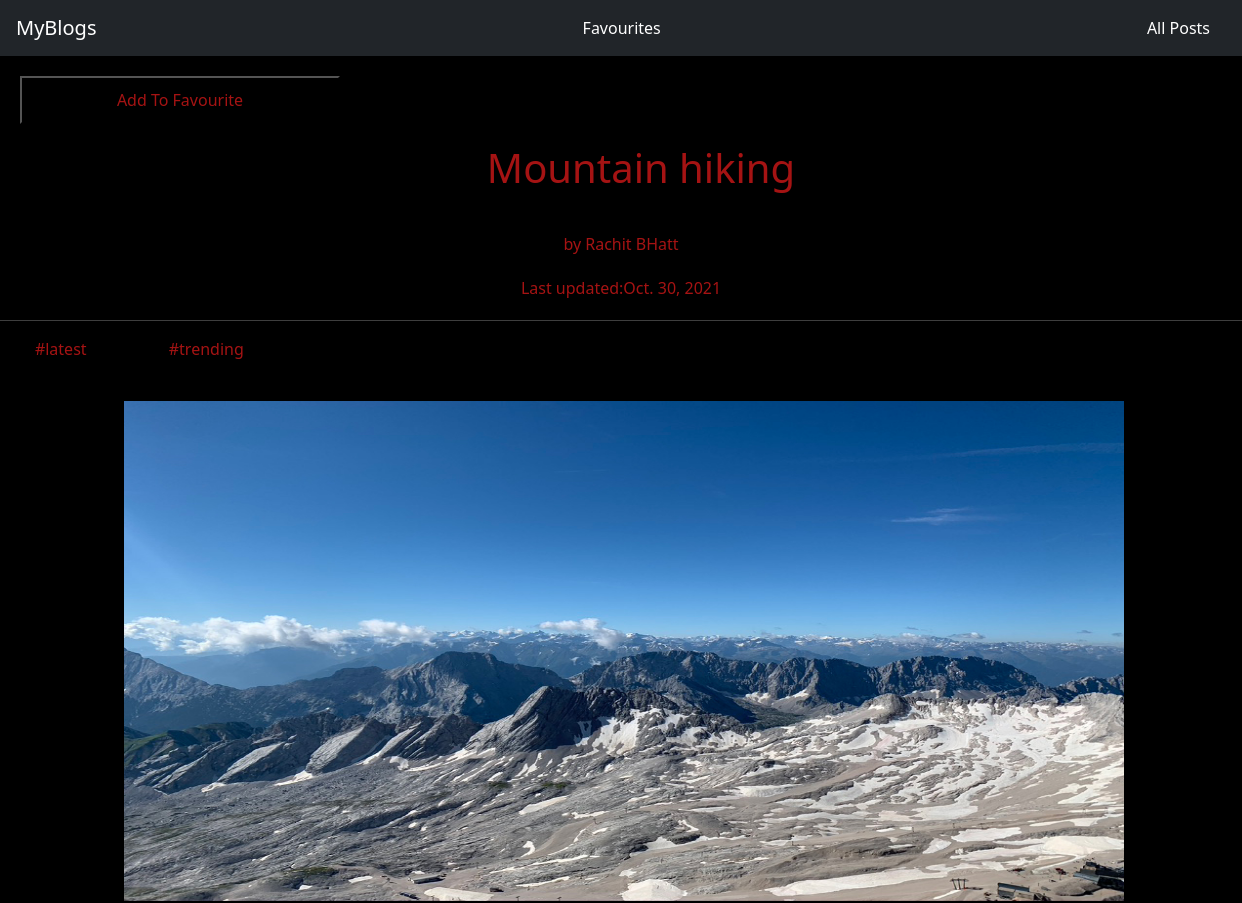
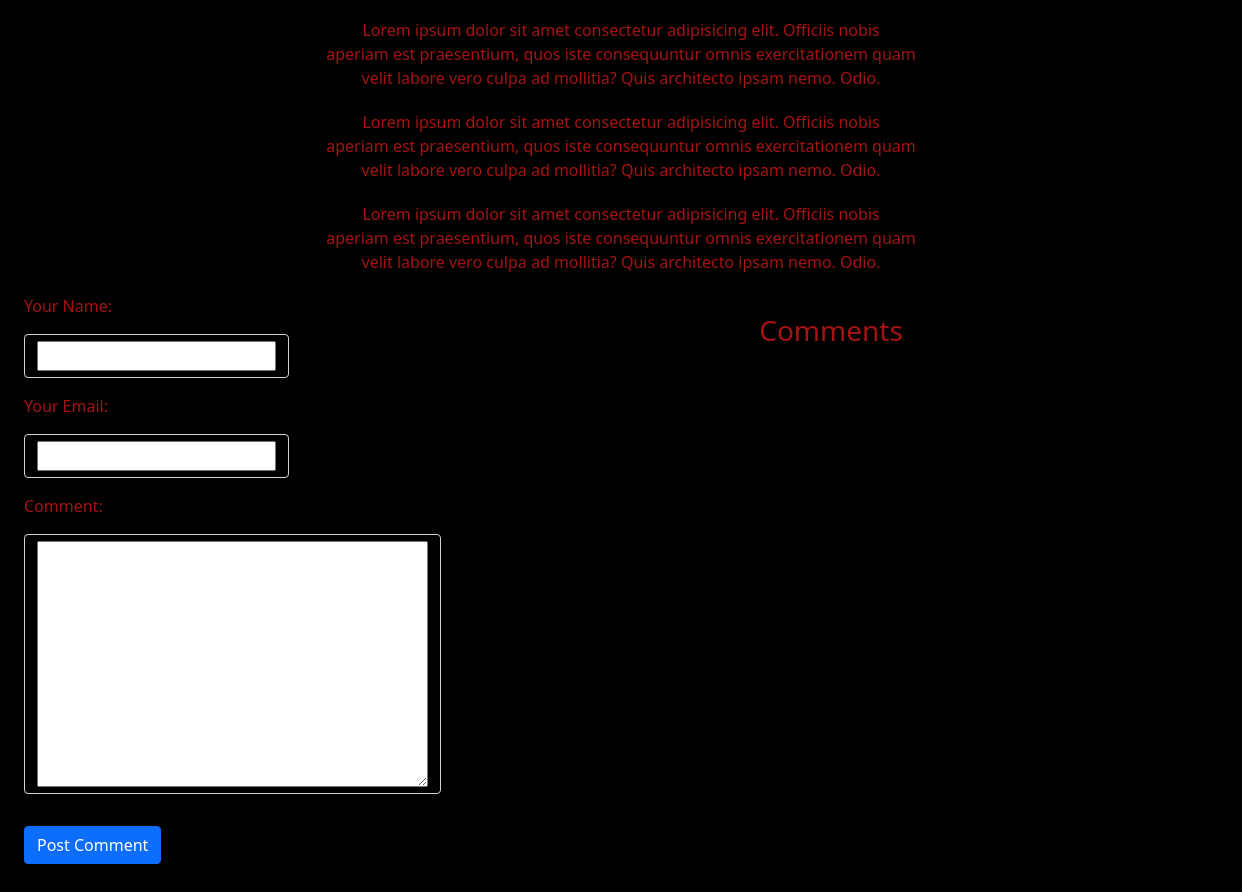
The app's page /posts/mountain-hiking with its own data (2 pictures, top to bottom).
### blog/models.py (models this page shows, shortened)
class Post(models.Model):
    title = models.CharField(max_length=100)
    excerpt = models.CharField(max_length=250)
    image = models.ImageField(upload_to="images", null=True)
    date = models.DateField(auto_now=True)
    slug = models.SlugField(unique=True)
    content = models.TextField(validators=[MinLengthValidator(10)])
    author = models.ForeignKey(
        Author, on_delete=models.SET_NULL, related_name="posts", null=True)
    tag = models.ManyToManyField(Tag)

class Author(models.Model):
    first_name = models.CharField(max_length=50)
    last_name = models.CharField(max_length=50)
    email = models.EmailField(null=False)
    def __str__(self):
        return f"{self.first_name} {self.last_name}"

class Tag(models.Model):
    caption = models.CharField(max_length=20)
    def __str__(self):
        return self.caption

### blog/views.py (the view, shortened to what this page needs)
# urls.py: path('posts/<slug:slug>', views.PostDetailView.as_view(), name="individual_post"),
class PostDetailView(View):
    def get(self,request,slug):
        post = Post.objects.get(slug=slug)
        favourites = request.session.get("favourites")
        if favourites !=None:
            favourite = str(post.id) in favourites
        else:
            favourites=[]
            favourite=False
        context = {
            "post": post,
            "tags":post.tag.all(),
            "form":CommentForm(),
            "comments":post.comments.all().order_by("-id"),
            "favourite":favourite
        }
        return render(request, "blog/individual_post.html", context)

### blog/forms.py
class CommentForm(forms.ModelForm):
    class Meta:
        model = Comment
        fields = "__all__"
        exclude = ("post",)
        labels = {
            "username": "Your Name",
            "email": "Your Email",
            "text": "Comment"
        }

### blog/templates/blog/individual_post.html (shortened to what this page needs)
{% extends "base.html" %}
{% load static %}
 {% block css_files %}
<link rel="stylesheet" href="{% static 'blog/css/post.css' %} " />
<link rel="stylesheet" href="{% static 'blog/css/includes/header.css' %}" />
{% endblock css_files %}
{% block content %}
{% include './includes/header.html'%}
<form action="{% url 'favourites' %}" method="post">
	<div class="row">
        <div>
        {% if favourite %}
        <button class="fav">Remove from Favourite</button>
        {% else %}
		<button class="fav">Add To Favourite</button>
        {% endif %}
        </div>
		<h1>{{post.title}}</h1>
	</div>
</form>
<p>by <a href="mailto:{{post.author.email}}">{{post.author}}</a></p>
<p>Last updated:{{post.date}}</p>
<hr />
<div class="row">
	{% for tag in tags %}
	<p class="col-1">#{{tag}}</p>
	{% endfor %}
</div>
<img src="{{post.image.url}}" alt="{{post.image}}" />
<div class="container">
	<p>{{post.content|linebreaks}}</p>
</div>
<div class="container row">
	<div class="col">
		<form action="{% url 'individual_post' post.slug %}" method="post">
			{% csrf_token %} {% for field in form %}
			<div class="label">{{field.label_tag}}</div>
			<div class="form-control my-3">{{field}}</div>
			{% endfor %}
			<button class="btn btn-primary my-3">Post Comment</button>
		</form>
	</div>
	<div class="col" id="comment-section">
    <h3>Comments</h3>
	</div>
</div>
{% endblock %}

### static/styles.css (style rules this page uses)
a { text-decoration: none; }
body { margin: 0; background-color: black; }

### blog/static/blog/css/post.css (style rules this page uses)
h1,p,h3 { color: rgb(165, 19, 19);; text-align: center; margin: 20px; }
img { margin-top: 20px; height: 500px; width: 1000px; margin-left: 10%; display: flex; justify-content: center; align-items: center; }
hr { color: whitesmoke; }
.form-control { background-color: transparent; width:max-content; }
.label { color: rgb(165, 19, 19); }
body { overflow-x:hidden; }
a { color:rgb(165, 19, 19) ; }
.fav { margin: 20px; padding:10px; width:20rem; background-color: transparent; color:rgb(165, 19, 19) ; }

### records on screen
Post: title "Mountain hiking", author "Rachit BHatt", date "Oct. 30, 2021", image (picture), content "Lorem ipsum dolor sit amet consectetur adipisicing elit. Officiis nobis aperiam est praesentium, quos iste consequuntur omnis exercitationem quam velit labore vero culpa ad mollitia? Quis architecto ipsam nemo. Odio. Lorem ipsum dolor sit amet consectetur adipisicing elit. Officiis nobis aperiam est praesentium, quos iste consequuntur omnis exercitationem quam velit labore vero culpa ad mollitia? Quis architecto ipsam nemo. Odio. Lorem ipsum dolor sit amet consectetur adipisicing elit. Officiis nobis aperiam est praesentium, quos iste consequuntur omnis exercitationem quam velit labore vero culpa ad mollitia? Quis architecto ipsam nemo. Odio."
Tag: caption "latest"
Tag: caption "trending"

### other values on screen
{{ field.label_tag }} "Your Name:" "Your Email:" "Comment:"
